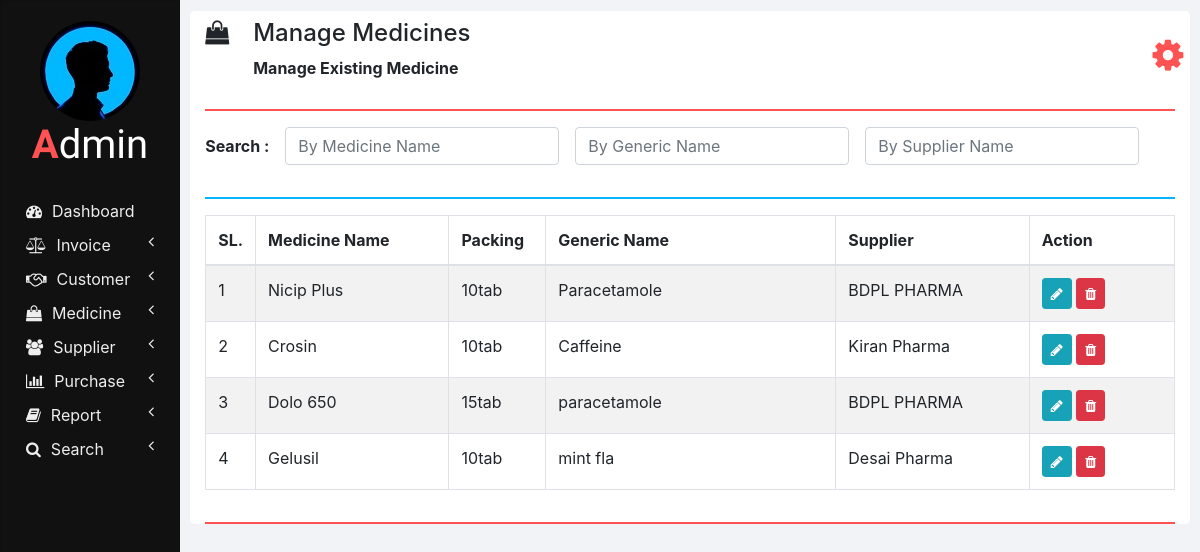
Screenshot of /manage_medicine.php with the database file from the repository.
### tables this page shows
CREATE TABLE `medicines` (
  `ID` int(11) NOT NULL,
  `NAME` varchar(100) NOT NULL,
  `PACKING` varchar(20) NOT NULL,
  `GENERIC_NAME` varchar(100) NOT NULL,
  `SUPPLIER_NAME` varchar(100) NOT NULL
);

### php/manage_medicine.php (the view, shortened to what this page needs)
<?php
  function showMedicines($id) {
    require "db_connection.php";
    if($con) {
      $seq_no = 0;
      $query = "SELECT * FROM medicines";
      $result = mysqli_query($con, $query);
      while($row = mysqli_fetch_array($result)) {
        $seq_no++;
        if($row['ID'] == $id)
          showEditOptionsRow($seq_no, $row);
        else
          showMedicineRow($seq_no, $row);
      }
    }
  }
  function showMedicineRow($seq_no, $row) {
    ?>
    <tr>
      <td><?php echo $seq_no; ?></td>
      <td><?php echo $row['NAME']; ?></td>
      <td><?php echo $row['PACKING']; ?></td>
      <td><?php echo $row['GENERIC_NAME']; ?></td>
      <td><?php echo $row['SUPPLIER_NAME']; ?></td>
      <td>
        <button href="" class="btn btn-info btn-sm" onclick="editMedicine(<?php echo $row['ID']; ?>);">
          <i class="fa fa-pencil"></i>
        </button>
        <button class="btn btn-danger btn-sm" onclick="deleteMedicine(<?php echo $row['ID']; ?>);">
          <i class="fa fa-trash"></i>
        </button>
      </td>
    </tr>
    <?php
  }
  ?>

### css/sidenav.css (style rules this page uses)
body { background-color: #f1f3f6; }
.sidenav { width: 15%; height: 100vh; background-color: #222222; position: fixed; z-index: 1; flex: 1 0 auto; }
.card { width: 100%; height: 100%; top: 0; border-radius: 0; background-color: #111111; }
.logo .logo-caption { font-family: 'Poiret One', cursive; color: #ffffff; text-align: center; margin-bottom: 25px; }
.logo .profile { margin-left: 50%; border-radius: 50%; transform: translate(-50%); }
.logo .tweak { color: #ff5252; font-weight: bold; }
.main-menu-item { padding: 5px 5px; cursor: pointer; }
.main-menu-item > a { color: #eeeeee; text-decoration: none; font-size: 16px; }
.main-menu-item > a > span { margin-left: 10px; }

### css/home.css (style rules this page uses)
html, body { height: 100vh; }

### rows the page displays
medicines: seq_no "1", NAME "Nicip Plus", PACKING "10tab", GENERIC_NAME "Paracetamole", SUPPLIER_NAME "BDPL PHARMA"
medicines: seq_no "2", NAME "Crosin", PACKING "10tab", GENERIC_NAME "Caffeine", SUPPLIER_NAME "Kiran Pharma"
medicines: seq_no "3", NAME "Dolo 650", PACKING "15tab", GENERIC_NAME "paracetamole", SUPPLIER_NAME "BDPL PHARMA"
medicines: seq_no "4", NAME "Gelusil", PACKING "10tab", GENERIC_NAME "mint fla", SUPPLIER_NAME "Desai Pharma"

### other values shown
$heading "Manage Medicines"
$sub_heading "Manage Existing Medicine"
